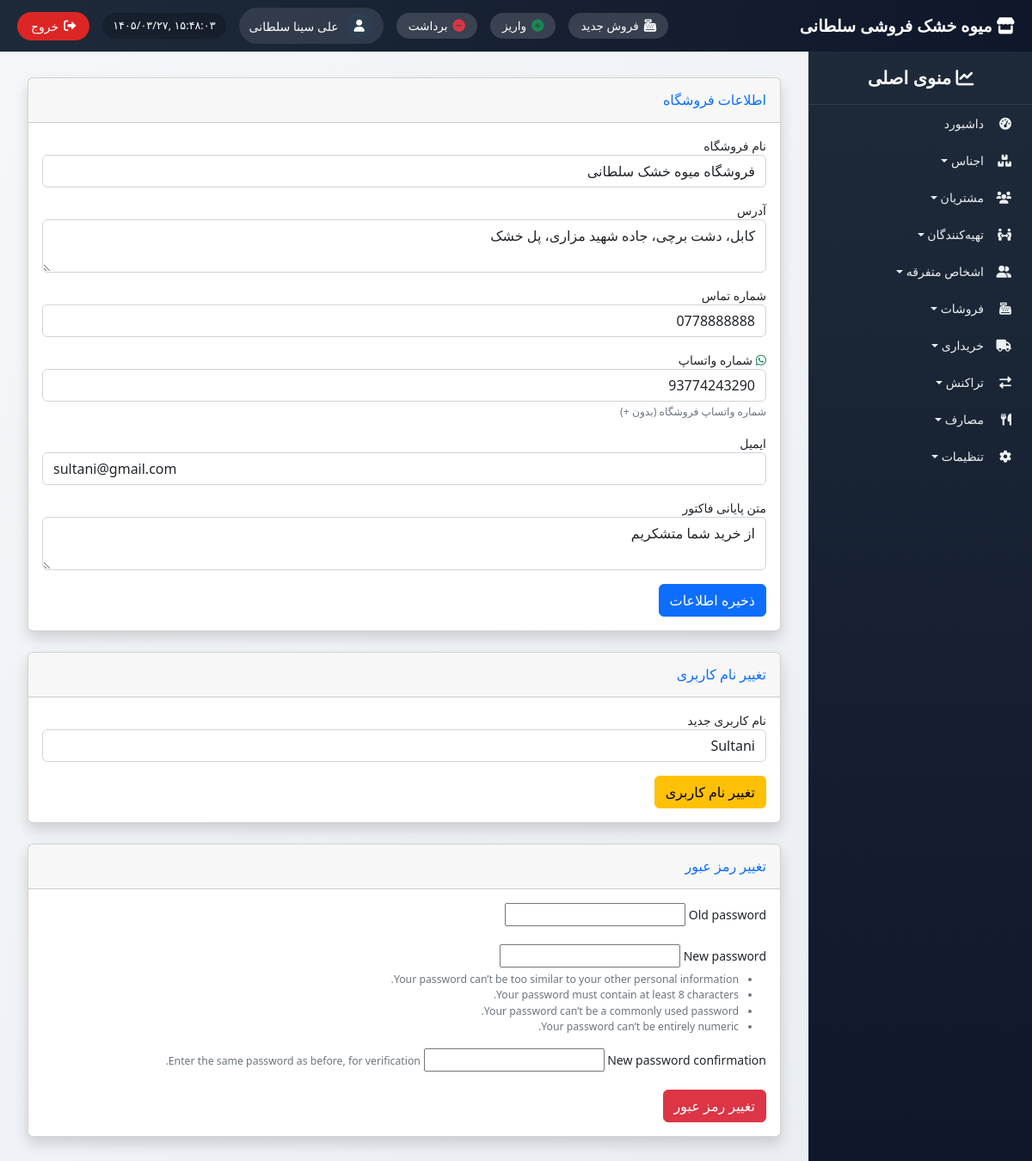
Page /settings/ (signed in) on the committed database.
### settings_app/models.py (models this page shows, shortened)
class ShopInfo(models.Model):
    shop_name = models.CharField(max_length=200, default="فروشگاه من", verbose_name="نام فروشگاه")
    address = models.TextField(blank=True, verbose_name="آدرس")
    phone = models.CharField(max_length=20, blank=True, verbose_name="شماره تماس")
    whatsapp = models.CharField(max_length=20, blank=True, verbose_name="شماره واتساپ")  # ← فیلد جدید
    email = models.EmailField(blank=True, verbose_name="ایمیل")
    footer_text = models.TextField(blank=True, verbose_name="متن پایانی فاکتور")
    logo = models.ImageField(upload_to='logos/', blank=True, null=True, verbose_name="لوگو")
    class Meta:
        verbose_name = "اطلاعات فروشگاه"
        verbose_name_plural = "اطلاعات فروشگاه"

### settings_app/views.py (the view, shortened to what this page needs)
# urls.py: path('', views.general_info, name='index'),
@login_required
def general_info(request):
    shop_info, created = ShopInfo.objects.get_or_create(pk=1)
    password_form = PasswordChangeForm(request.user)
    return render(request, 'settings_app/general_info.html', {
        'shop_info': shop_info,
        'user': request.user,
        'password_form': password_form,
    })

### templates/settings_app/general_info.html (shortened to what this page needs)
{% extends 'base_with_sidebar.html' %}
{% load i18n %}
{% block content %}
<div class="container">
    <div class="card shadow mb-4">
        <div class="card-header py-3">
            <h6 class="m-0 font-weight-bold text-primary">اطلاعات فروشگاه</h6>
        </div>
        <div class="card-body">
            <form method="post">
                <div class="mb-3">
                    <label>نام فروشگاه</label>
                    <input type="text" name="shop_name" class="form-control" value="{{ shop_info.shop_name }}">
                </div>
                <div class="mb-3">
                    <label>آدرس</label>
                    <textarea name="address" class="form-control">{{ shop_info.address }}</textarea>
                </div>
                <div class="mb-3">
                    <label>شماره تماس</label>
                    <input type="text" name="phone" class="form-control" value="{{ shop_info.phone }}">
                </div>
                <div class="mb-3">
                    <label><i class="fab fa-whatsapp text-success"></i> شماره واتساپ</label>
                    <input type="text" name="whatsapp" class="form-control" value="{{ shop_info.whatsapp }}" placeholder="مثلاً 93774243290">
                    <small class="text-muted">شماره واتساپ فروشگاه (بدون +)</small>
                </div>
                <div class="mb-3">
                    <label>ایمیل</label>
                    <input type="email" name="email" class="form-control" value="{{ shop_info.email }}">
                </div>
                <div class="mb-3">
                    <label>متن پایانی فاکتور</label>
                    <textarea name="footer_text" class="form-control">{{ shop_info.footer_text }}</textarea>
                </div>
                <button type="submit" class="btn btn-primary">ذخیره اطلاعات</button>
            </form>
        </div>
    </div>
    <div class="card shadow mb-4">
        <div class="card-header py-3">
            <h6 class="m-0 font-weight-bold text-primary">تغییر نام کاربری</h6>
        </div>
        <div class="card-body">
            <form method="post">
                <div class="mb-3">
                    <label>نام کاربری جدید</label>
                    <input type="text" name="new_username" class="form-control" value="{{ user.username }}" required>
                </div>
                <button type="submit" class="btn btn-warning">تغییر نام کاربری</button>
            </form>
        </div>
    </div>
    <div class="card shadow mb-4">
        <div class="card-header py-3">
            <h6 class="m-0 font-weight-bold text-primary">تغییر رمز عبور</h6>
        </div>
        <div class="card-body">
            <form method="post">
                {% for field in password_form %}
                    <div class="mb-3">
                        <label class="form-label">{{ field.label }}</label>
                        {{ field }}
                        {% if field.help_text %}
                            <small class="form-text text-muted">{{ field.help_text }}</small>
                        {% endif %}
                    </div>
                {% endfor %}
                <button type="submit" class="btn btn-danger">تغییر رمز عبور</button>
            </form>
        </div>
    </div>
</div>
{% endblock %}

### templates/base_with_sidebar.html (shortened to what this page needs)
<!DOCTYPE html>
{% load i18n static %}
{% get_current_language as LANGUAGE_CODE %}
<html lang="fa" dir="rtl">
<head>
    <link href="https://cdn.jsdelivr.net/npm/bootstrap@5.2.3/dist/css/bootstrap.rtl.min.css" rel="stylesheet">
    <link rel="stylesheet" href="https://cdnjs.cloudflare.com/ajax/libs/font-awesome/6.0.0/css/all.min.css">
    <link href="https://cdn.jsdelivr.net/gh/rastikerdar/vazir-font@v30.1.0/dist/font-face.css" rel="stylesheet">
</head>
<body>
    <div class="top-navbar">
        <div class="store-name"><i class="fas fa-store"></i> میوه خشک فروشی سلطانی</div>
        <div class="top-nav-left">
            <a href="{% url 'sales:new_sale' %}" class="shortcut-btn" title="فروش جدید"><i class="fas fa-cash-register"></i><span> فروش جدید</span></a>
            <a href="{% url 'transactions:transaction_create_in' %}" class="shortcut-btn" title="واریز"><i class="fas fa-plus-circle text-success"></i><span> واریز</span></a>
            <a href="{% url 'transactions:transaction_create_out' %}" class="shortcut-btn" title="برداشت"><i class="fas fa-minus-circle text-danger"></i><span> برداشت</span></a>
            <div class="admin-info">
                <div class="admin-avatar"><i class="fas fa-user"></i></div>
                <span class="admin-name">{{ user.get_full_name|default:user.username }}</span>
            </div>
            <div class="datetime" id="current-datetime"></div>
            <button type="button" class="logout-btn" id="logoutTrigger"><i class="fas fa-sign-out-alt"></i> <span>خروج</span></button>
        </div>
    </div>
    <div class="sidebar" id="sidebar">
        <div class="sidebar-header"><i class="fas fa-chart-line"></i> منوی اصلی</div>
        <ul class="nav flex-column">
            <li class="nav-item"><a class="nav-link" href="{% url 'dashboard' %}"><i class="fas fa-tachometer-alt"></i> داشبورد</a></li>
            <li class="nav-item dropdown-toggle" data-menu="products"><i class="fas fa-boxes"></i> اجناس</li>
            <li class="nav-item dropdown-toggle" data-menu="customers"><i class="fas fa-users"></i> مشتریان</li>
            <li class="nav-item dropdown-toggle" data-menu="suppliers"><i class="fas fa-people-arrows"></i> تهیه‌کنندگان</li>
            <li class="nav-item dropdown-toggle" data-menu="misc"><i class="fas fa-user-friends"></i> اشخاص متفرقه</li>
            <li class="nav-item dropdown-toggle" data-menu="sales"><i class="fas fa-cash-register"></i> فروشات</li>
            <li class="nav-item dropdown-toggle" data-menu="purchases"><i class="fas fa-truck"></i> خریداری</li>
            <li class="nav-item dropdown-toggle" data-menu="transactions"><i class="fas fa-exchange-alt"></i> تراکنش</li>
            <li class="nav-item dropdown-toggle" data-menu="expenses"><i class="fas fa-utensils"></i> مصارف</li>
            <li class="nav-item dropdown-toggle" data-menu="settings"><i class="fas fa-cog"></i> تنظیمات</li>
        </ul>
    </div>
    <div class="content">
        {% block content %}{% endblock %}
    </div>
</body>
</html>

### templates/base_with_sidebar.html (style rules this page uses)
* { font-family: 'Vazir', 'Tahoma', 'Segoe UI', sans-serif; }
body { background: linear-gradient(135deg, #f5f7fa 0%, #e9edf2 100%); font-size: 14px; padding-top: 70px; margin: 0; height: 100vh; overflow: hidden; }
.top-navbar { position: fixed; top: 0; right: 0; left: 0; height: 60px; background: linear-gradient(90deg, #1e2a3a 0%, #0f172a 100%); z-index: 1050; display: flex; align-items: center; justify-content: space-between; padding: 0 20px; color: white; }
.store-name { font-size: 1.2rem; font-weight: 700; }
.top-nav-left { display: flex; align-items: center; gap: 15px; }
.admin-info { display: flex; align-items: center; gap: 8px; background: rgba(255,255,255,0.1); padding: 5px 12px; border-radius: 40px; }
.admin-avatar { width: 32px; height: 32px; background: #2c3e50; border-radius: 50%; display: flex; align-items: center; justify-content: center; }
.datetime { direction: ltr; background: rgba(0,0,0,0.2); padding: 5px 12px; border-radius: 40px; font-size: 0.8rem; }
.logout-btn { background-color: #dc2626; color: white; border: none; padding: 6px 16px; border-radius: 40px; display: flex; align-items: center; gap: 6px; }
.shortcut-btn { background: rgba(255,255,255,0.15); border: none; color: white; padding: 5px 14px; border-radius: 40px; font-size: 0.85rem; font-weight: 500; transition: 0.2s; display: inline-flex; align-items: center; gap: 6px; text-decoration: none; }
.shortcut-btn i { font-size: 0.9rem; }
.sidebar { position: fixed; top: 60px; right: 0; height: calc(100vh - 60px); width: 260px; background: linear-gradient(180deg, #1e2a3a 0%, #0f172a 100%); color: white; overflow-y: auto; z-index: 1000; transition: 0.3s; border-left: 1px solid rgba(255,255,255,0.05); }
.sidebar-header { padding: 15px 20px; font-size: 1.3rem; font-weight: 600; border-bottom: 1px solid #2d3e50; text-align: center; }
.sidebar .nav-link, .dropdown-toggle { color: #ecf0f1; padding: 8px 16px; border-radius: 10px; margin: 3px 8px; display: flex; align-items: center; cursor: pointer; text-decoration: none; }
.sidebar .nav-link i, .dropdown-toggle i { width: 24px; margin-left: 8px; }
.content { margin-right: 260px; padding: 20px; height: calc(100vh - 60px); overflow-y: auto; }

### rows in the picture
ShopInfo: shop_name "فروشگاه میوه خشک سلطانی", address "کابل، دشت برچی، جاده شهید مزاری، پل خشک", phone "0778888888", whatsapp "93774243290", email "sultani@gmail.com", footer_text "از خرید شما متشکریم"

### other values in the picture
{{ user.get_full_name|default:user.username }} "علی سینا سلطانی"
{{ field.label }} "Old password" "New password" "New password confirmation"
{{ field.help_text }} "Enter the same password as before, for verification."
